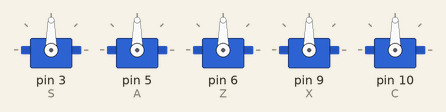
Recording of a sketch running on a simulated Arduino Uno, built with avr-gcc and run on an emulated ATmega328P. On the bench: 5 × servo.

Above: at 0.05 s.
At 2.5 s:
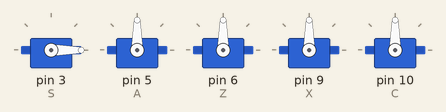
At 5.0 s:
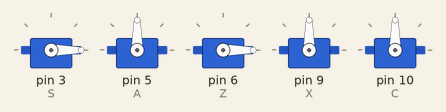
At 6.25 s:
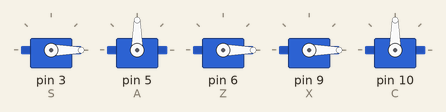
At 7.5 s:
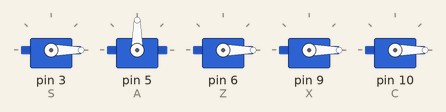
At 10.0 s:
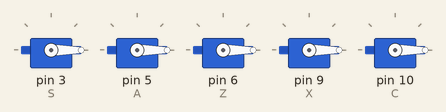
Timing chart, 0 to 13.0 s (numbered marks = the images above):
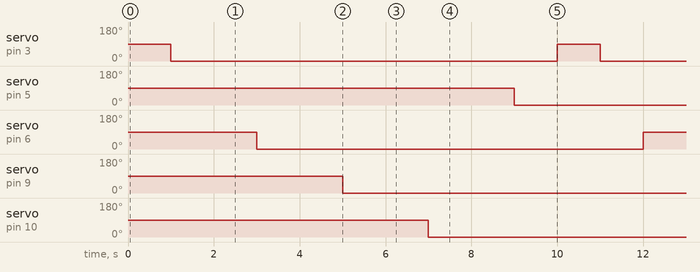

Measured:
- by itself, servo on pin 3 (S), servo on pin 5 (A), servo on pin 6 (Z), servo on pin 9 (X), servo on pin 10 (C): alternates 90° for 1.0 s and 0° for 9.0 s

The sketch:

S.ino
```cpp
#include <Servo.h>
Servo S;
Servo A;
Servo Z;
Servo X;
Servo C;
void setup() {
  Serial.begin(9600);
S.attach(3);
A.attach(5);
Z.attach(6);
X.attach(9);
C.attach(10);
}

void loop() {

  S.write(90);
  delay(1000);
  S.write(0);
  delay(1000);

  Z.write(90);
  delay(1000);
  Z.write(0);
  delay(1000);

  X.write(90);
  delay(1000);
  X.write(0);
  delay(1000);

  C.write(90);
  delay(1000);
  C.write(0);
  delay(1000);

  A.write(90);
  delay(1000);
  A.write(0);
  delay(1000);


}
```
